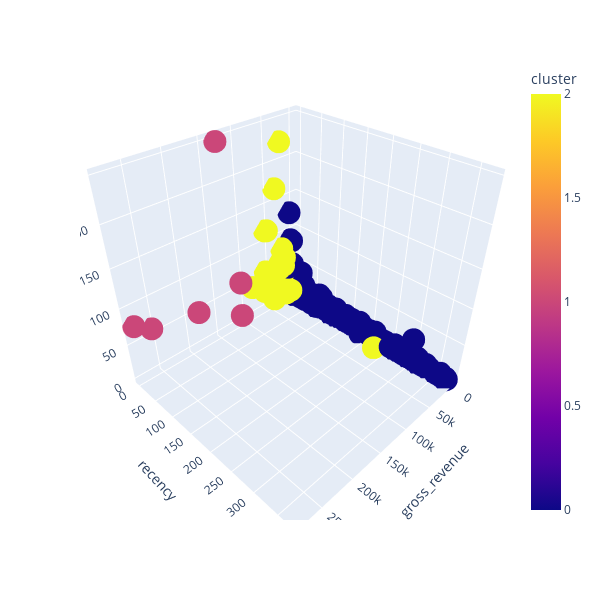

The notebook cell this image was saved under:
### Markdown cell above
## 9.1. Visualization

### Code cell
fig = px.scatter_3d(data_frame=df9, x='gross_revenue', y='recency', z='invoice_no', color='cluster', width=600, height=600)
fig.show()

### Figure 1 — Plotly figure (JSON) as saved in the notebook; plotly's stock layout.template omitted (floating-point values rounded to 4 significant figures; data arrays with more than 128 entries replaced by an {"elided": "..."} marker saying what was removed)
{"data": [{"hovertemplate": "gross_revenue=%{x}<br>recency=%{y}<br>invoice_no=%{z}<br>cluster=%{marker.color}<extra></extra>", "legendgroup": "", "marker": {"color": {"elided": "4372 int values"}, "coloraxis": "coloraxis", "symbol": "circle"}, "mode": "markers", "name": "", "scene": "scene", "showlegend": false, "type": "scatter3d", "x": {"elided": "4372 float values"}, "y": {"elided": "4372 int values"}, "z": {"elided": "4372 int values"}}], "layout": {"coloraxis": {"colorbar": {"title": {"text": "cluster"}}, "colorscale": [[0, "#0d0887"], [0.1111, "#46039f"], [0.2222, "#7201a8"], [0.3333, "#9c179e"], [0.4444, "#bd3786"], [0.5556, "#d8576b"], [0.6667, "#ed7953"], [0.7778, "#fb9f3a"], [0.8889, "#fdca26"], [1, "#f0f921"]]}, "height": 600, "legend": {"tracegroupgap": 0}, "margin": {"t": 60}, "scene": {"domain": {"x": [0, 1], "y": [0, 1]}, "xaxis": {"title": {"text": "gross_revenue"}}, "yaxis": {"title": {"text": "recency"}}, "zaxis": {"title": {"text": "invoice_no"}}}, "width": 600}}
